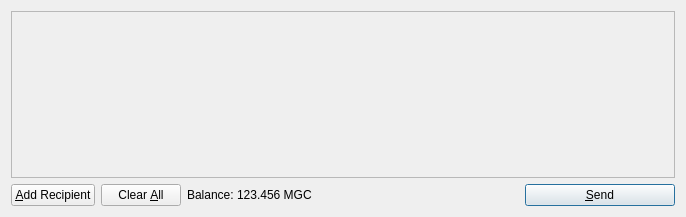
<?xml version="1.0" encoding="UTF-8"?>
<ui version="4.0">
 <class>SendCoinsDialog</class>
 <widget class="QDialog" name="SendCoinsDialog">
  <property name="geometry">
   <rect>
    <x>0</x>
    <y>0</y>
    <width>686</width>
    <height>217</height>
   </rect>
  </property>
  <property name="windowTitle">
   <string>Send Coins</string>
  </property>
  <layout class="QVBoxLayout" name="verticalLayout">
   <item>
    <widget class="QScrollArea" name="scrollArea">
     <property name="widgetResizable">
      <bool>true</bool>
     </property>
     <widget class="QWidget" name="scrollAreaWidgetContents">
      <property name="geometry">
       <rect>
        <x>0</x>
        <y>0</y>
        <width>666</width>
        <height>165</height>
       </rect>
      </property>
      <layout class="QVBoxLayout" name="verticalLayout_2">
       <property name="margin">
        <number>0</number>
       </property>
       <item>
        <layout class="QVBoxLayout" name="entries">
         <property name="spacing">
          <number>6</number>
         </property>
        </layout>
       </item>
       <item>
        <spacer name="verticalSpacer">
         <property name="orientation">
          <enum>Qt::Vertical</enum>
         </property>
         <property name="sizeHint" stdset="0">
          <size>
           <width>20</width>
           <height>40</height>
          </size>
         </property>
        </spacer>
       </item>
      </layout>
     </widget>
    </widget>
   </item>
   <item>
    <layout class="QHBoxLayout" name="horizontalLayout">
     <item>
      <widget class="QPushButton" name="addButton">
       <property name="toolTip">
        <string>Send to multiple recipients at once</string>
       </property>
       <property name="text">
        <string>&amp;Add Recipient</string>
       </property>
       <property name="icon">
        <iconset resource="../bitcoin.qrc">
         <normaloff>:/icons/add</normaloff>:/icons/add</iconset>
       </property>
       <property name="autoDefault">
        <bool>false</bool>
       </property>
      </widget>
     </item>
     <item>
      <widget class="QPushButton" name="clearButton">
       <property name="sizePolicy">
        <sizepolicy hsizetype="Minimum" vsizetype="Fixed">
         <horstretch>0</horstretch>
         <verstretch>0</verstretch>
        </sizepolicy>
       </property>
       <property name="toolTip">
        <string>Remove all transaction fields</string>
       </property>
       <property name="text">
        <string>Clear &amp;All</string>
       </property>
       <property name="icon">
        <iconset resource="../bitcoin.qrc">
         <normaloff>:/icons/remove</normaloff>:/icons/remove</iconset>
       </property>
       <property name="autoRepeatDelay">
        <number>300</number>
       </property>
       <property name="autoDefault">
        <bool>false</bool>
       </property>
      </widget>
     </item>
     <item>
      <layout class="QHBoxLayout" name="horizontalLayout_2">
       <property name="spacing">
        <number>3</number>
       </property>
       <item>
        <widget class="QLabel" name="label">
         <property name="text">
          <string>Balance:</string>
         </property>
        </widget>
       </item>
       <item>
        <widget class="QLabel" name="labelBalance">
         <property name="cursor">
          <cursorShape>IBeamCursor</cursorShape>
         </property>
         <property name="text">
          <string>123.456 MGC</string>
         </property>
         <property name="textInteractionFlags">
          <set>Qt::LinksAccessibleByMouse|Qt::TextSelectableByKeyboard|Qt::TextSelectableByMouse</set>
         </property>
        </widget>
       </item>
      </layout>
     </item>
     <item>
      <spacer name="horizontalSpacer">
       <property name="orientation">
        <enum>Qt::Horizontal</enum>
       </property>
       <property name="sizeHint" stdset="0">
        <size>
         <width>40</width>
         <height>20</height>
        </size>
       </property>
      </spacer>
     </item>
     <item>
      <widget class="QPushButton" name="sendButton">
       <property name="minimumSize">
        <size>
         <width>150</width>
         <height>0</height>
        </size>
       </property>
       <property name="toolTip">
        <string>Confirm the send action</string>
       </property>
       <property name="text">
        <string>&amp;Send</string>
       </property>
       <property name="icon">
        <iconset resource="../bitcoin.qrc">
         <normaloff>:/icons/send</normaloff>:/icons/send</iconset>
       </property>
       <property name="default">
        <bool>true</bool>
       </property>
      </widget>
     </item>
    </layout>
   </item>
  </layout>
 </widget>
 <resources>
  <include location="../bitcoin.qrc"/>
 </resources>
 <connections/>
</ui>
